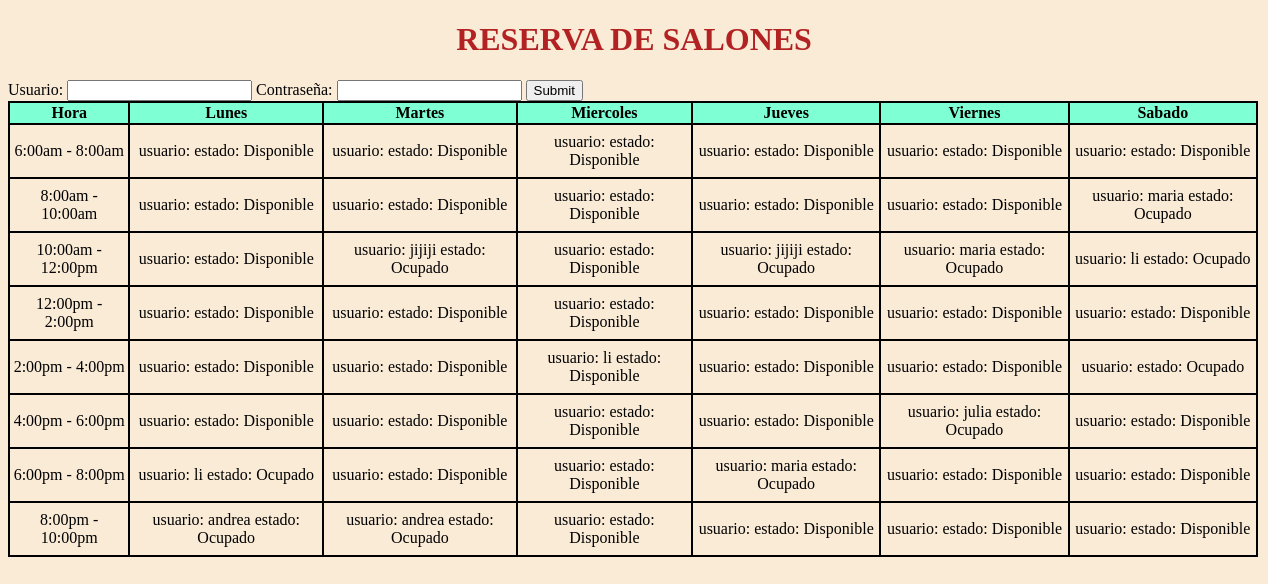
Before: / with the older database file.
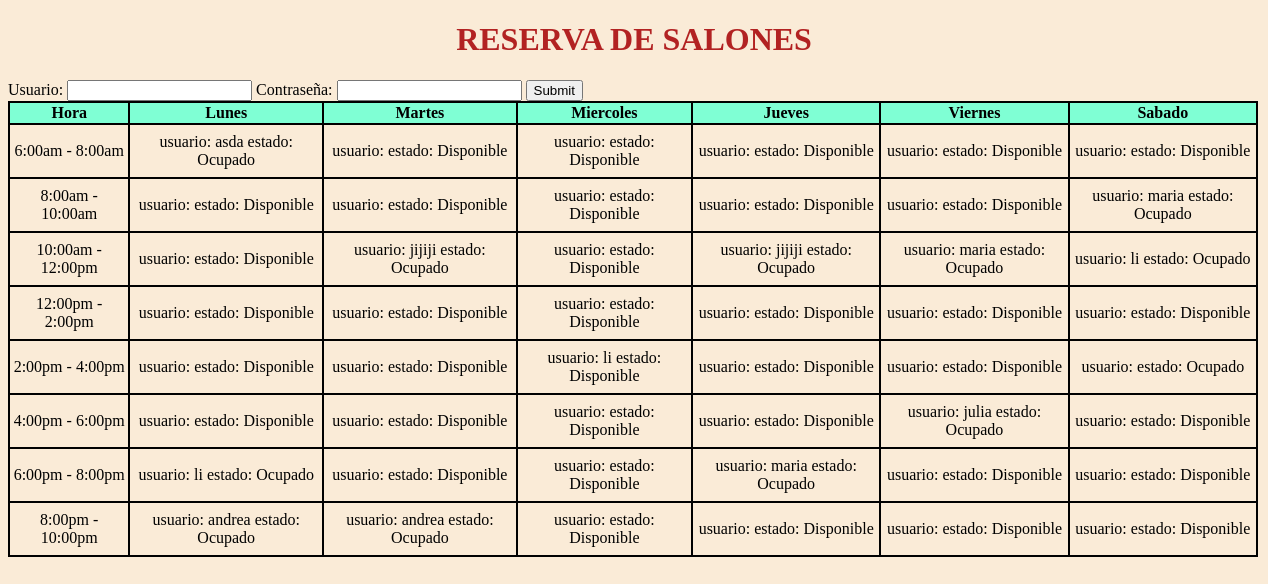
After: the same page with the newer database file.
### tables this page shows
CREATE TABLE reserva(id text, usuario text, estado text);

### archivo.py (the view, shortened to what this page needs)
@app.route("/", methods=['GET', 'POST'])
def test():
    base = db.todos()
    for item in base:
        diccionario[item[0]] = [item[1], item[2]]
    if request.method == 'GET':
        return render_template("test.html", dict = diccionario)

### database.py (called while the page is built)
    def todos(self):
        conn = sqlite3.connect('data.db')
        c = conn.cursor()
        c.execute("SELECT * FROM reserva")
        u = c.fetchall()
        conn.close()
        return u

### templates/test.html (shortened to what the changed rows need)
<!DOCTYPE html>
<html lang="en">
<head>
    <link rel="stylesheet" type="text/css" media="screen" href="/static/styles.css">
    <h1>RESERVA DE SALONES</h1>
</head>
<body>
        <table class="tabla">
                <tr>
                    <th>Hora</th>
                    <th>Lunes</th>
                    <th>Martes</th>
                    <th>Miercoles</th>
                    <th>Jueves</th>
                    <th>Viernes</th>
                    <th>Sabado</th>
                </tr>
                <tr>
                    <td>6:00am - 8:00am</td>
                    <td id="demo1">usuario: {{dict.demo1[0]}} estado: {{dict.demo1[1]}}</td>
                    <td id="demo2">usuario: {{dict.demo2[0]}} estado: {{dict.demo2[1]}}</td>
                    <td id="demo3">usuario: {{dict.demo3[0]}} estado: {{dict.demo3[1]}}</td>
                    <td id="demo4">usuario: {{dict.demo4[0]}} estado: {{dict.demo4[1]}}</td>
                    <td id="demo5">usuario: {{dict.demo5[0]}} estado: {{dict.demo5[1]}}</td>
                    <td id="demo6">usuario: {{dict.demo6[0]}} estado: {{dict.demo6[1]}}</td>
                </tr>
            </table>
</body>
</html>

Changed rows visible on the page:
changed reserva: usuario (not shown) → "asda"; estado "Disponible" → "Ocupado"
